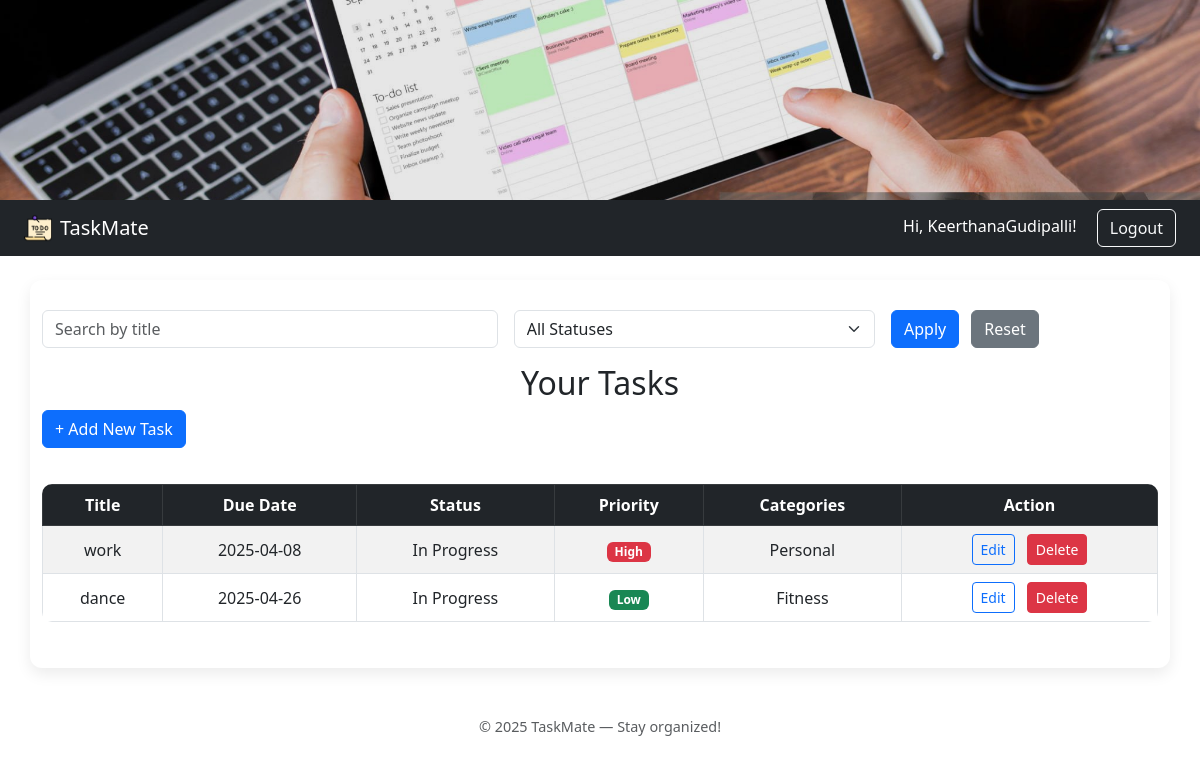
Page /dashboard (signed in) on the committed database.
### tables this page shows
CREATE TABLE Tasks (
    task_id INTEGER PRIMARY KEY AUTOINCREMENT,
    user_id INTEGER,
    title TEXT NOT NULL,
    due_date TEXT,
    status TEXT CHECK (status IN ('Pending', 'In Progress', 'Completed')) DEFAULT 'Pending',
    priority TEXT CHECK (priority IN ('Low', 'Medium', 'High')) DEFAULT 'Medium',
    FOREIGN KEY (user_id) REFERENCES Users(user_id) ON DELETE CASCADE
);

### app.py (the view)
@app.route('/dashboard')
def dashboard():
    if 'user_id' not in session:
        return redirect(url_for('login'))
    search = request.args.get('search', '')
    status_filter = request.args.get('status', '')
    conn = get_db()
    query = """
        SELECT t.task_id, t.title, t.due_date, t.status, t.priority,
               GROUP_CONCAT(c.category_name, ', ') AS categories
        FROM Tasks t
        LEFT JOIN TaskCategories tc ON t.task_id = tc.task_id
        LEFT JOIN Categories c ON c.category_id = tc.category_id
        WHERE t.user_id = ?
    """
    params = [session['user_id']]
    if search:
        query += " AND t.title LIKE ?"
        params.append(f"%{search}%")
    if status_filter:
        query += " AND t.status = ?"
        params.append(status_filter)
    query += " GROUP BY t.task_id ORDER BY t.due_date ASC"
    tasks = conn.execute(query, params).fetchall()
    conn.close()
    return render_template('dashboard.html', tasks=tasks, search=search, status_filter=status_filter)

### app.py (called while the page is built)
def get_db():
    conn = sqlite3.connect(DATABASE)
    conn.row_factory = sqlite3.Row
    return conn

### templates/dashboard.html (shortened to what this page needs)
{% extends "base.html" %}
{% block content %}
<form method="GET" class="row g-3 mb-3">
    <div class="col-md-5">
        <input type="text" name="search" value="{{ search }}" class="form-control" placeholder="Search by title">
    </div>
    <div class="col-md-4">
        <select name="status" class="form-select">
            <option value="">All Statuses</option>
        </select>
    </div>
    <div class="col-md-3">
        <button type="submit" class="btn btn-primary">Apply</button>
        <a href="{{ url_for('dashboard') }}" class="btn btn-secondary ms-2">Reset</a>
    </div>
</form>
<h2>Your Tasks</h2>
<a href="{{ url_for('add_task') }}" class="btn btn-primary mb-3">+ Add New Task</a>
{% if tasks %}
    <table class="table table-bordered table-striped">
        <thead class="table-dark">
            <tr>
                <th>Title</th>
                <th>Due Date</th>
                <th>Status</th>
                <th>Priority</th>
                <th>Categories</th>
                <th>Action</th>
            </tr>
        </thead>
        <tbody>
            {% for task in tasks %}
            <tr>
                <td>{{ task['title'] }}</td>
                <td>{{ task['due_date'] }}</td>
                <td>{{ task['status'] }}</td>
                <td>
                    {% if task['priority'] == 'High' %}
                        <span class="badge bg-danger">High</span>
                    {% elif task['priority'] == 'Medium' %}
                        <span class="badge bg-warning text-dark">Medium</span>
                    {% else %}
                        <span class="badge bg-success">Low</span>
                    {% endif %}
                </td>
                <td>{{ task['categories'] or '—' }}</td>
                <td>
                    <a href="{{ url_for('edit_task', task_id=task['task_id']) }}" class="btn btn-sm btn-outline-primary me-2">Edit</a>
                    <a href="{{ url_for('delete_task', task_id=task['task_id']) }}" class="btn btn-sm btn-danger">Delete</a>
                </td>
            </tr>
            {% endfor %}
        </tbody>
    </table>
{% else %}
    <p>No tasks yet. Add one using the button above!</p>
{% endif %}
{% endblock %}

### templates/base.html (shortened to what this page needs)
<!DOCTYPE html>
<html lang="en">
<head>
    <link rel="stylesheet" href="{{ url_for('static', filename='styles.css') }}">
    <link href="https://cdn.jsdelivr.net/npm/bootstrap@5.3.0/dist/css/bootstrap.min.css" rel="stylesheet">
</head>
<body>
<div class="banner">
    <img src="{{ url_for('static', filename='banner.jpg') }}" alt="Banner" class="banner-img">
</div>
<nav class="navbar navbar-expand-lg navbar-dark bg-dark px-4">
    <a class="navbar-brand d-flex align-items-center" href="{{ url_for('dashboard') }}">
        <img src="{{ url_for('static', filename='task-icon.png') }}" alt="Logo" height="28" class="me-2">
        TaskMate
    </a>
    <div class="ms-auto">
        {% if session.get('username') %}
            <span class="text-white me-3">Hi, {{ session['username'] }}!</span>
            <a class="btn btn-outline-light" href="{{ url_for('logout') }}">Logout</a>
        {% endif %}
    </div>
</nav>
<div class="container mt-4">
    {% block content %}{% endblock %}
</div>
<footer class="text-center mt-5 mb-3 text-muted">
    &copy; 2025 TaskMate — Stay organized!
</footer>
</body>
</html>

### static/styles.css (style rules this page uses)
body { background-color: #f4f4f8; font-family: 'Segoe UI', Tahoma, sans-serif; }
.banner { width: 100%; height: 200px; overflow: hidden; }
.banner-img { width: 100%; height: 100%; object-fit: cover; filter: brightness(0.9); }
.container { background-color: white; padding: 30px; border-radius: 12px; box-shadow: 0 6px 15px rgba(0, 0, 0, 0.08); }
h2 { font-weight: 600; color: #333; text-align: center; margin-bottom: 25px; }
input, select { border-radius: 6px !important; }
.btn { border-radius: 6px; padding: 8px 18px; font-weight: bold; }
.table { margin-top: 20px; border-radius: 10px; overflow: hidden; }
.table th { background-color: #343a40; color: white; text-align: center; }
.table td { text-align: center; vertical-align: middle; }
footer { font-size: 0.9rem; margin-top: 40px; }

### rows in the picture
Tasks: title "work", due_date "2025-04-08", status "In Progress", priority "High", task "Personal"
Tasks: title "dance", due_date "2025-04-26", status "In Progress", priority "Low", task "Fitness"

### other values in the picture
{{ session['username'] }} "KeerthanaGudipalli"
